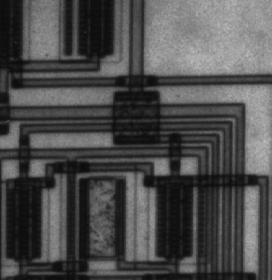
#> input picture Lab_Edge_Detection/circuit.tif, 272 x 280 px
$ jupyter execute Lab_Edge_Detection_STD.ipynb   (shell and % lines are left out)
#> lines starting #> are read from the running program, lines starting #| are printed output that depends on the picture; after the words box and inside, x2 and y2 are one past the last pixel; in counts of white or black regions, pixels touching at a corner belong together
### Lab_Edge_Detection/commonfunctions.py


import skimage.io as io
import matplotlib.pyplot as plt
import numpy as np
from skimage.exposure import histogram
from matplotlib.pyplot import bar
from skimage.color import rgb2gray,rgb2hsv

# Convolution:
from scipy.signal import convolve2d
from scipy import fftpack
import math

from skimage.util import random_noise
from skimage.filters import median
from skimage.feature import canny


# Edges
from skimage.filters import sobel_h, sobel, sobel_v,roberts, prewitt

# Show the figures / plots inside the notebook
def show_images(images,titles=None):
    #This function is used to show image(s) with titles by sending an array of images and an array of associated titles.
    # images[0] will be drawn with the title titles[0] if exists
    # You aren't required to understand this function, use it as-is.
    n_ims = len(images)
    if titles is None: titles = ['(%d)' % i for i in range(1,n_ims + 1)]
    fig = plt.figure()
    n = 1
    for image,title in zip(images,titles):
        a = fig.add_subplot(1,n_ims,n)
        if image.ndim == 2:
            plt.gray()
        plt.imshow(image)
        a.set_title(title)
        n += 1
    fig.set_size_inches(np.array(fig.get_size_inches()) * n_ims)
    plt.show()


# [6 lines left out: function showHist, not called in this run]

### Lab_Edge_Detection/Lab_Edge_Detection_STD.ipynb
# Lab 4 - part2
### Edge Detection

https://github.com/scikit-image/scikit-image/blob/master/skimage/filters/edges.py

http://scikit-image.org/docs/0.11.x/auto_examples/plot_edge_filter.html

http://scikit-image.org/docs/dev/auto_examples/edges/plot_canny.html

[cell 1]
from commonfunctions import *

[cell 2]
'''
1. Built-in Sobel, Prewill, Roberts, Canny
2. Custom Sobel (V-H-Both)
3. Custom LoG
'''
import numpy as np
import matplotlib.pyplot as plt
from skimage.data import camera
from skimage.filters import roberts, sobel,sobel_h,sobel_v, scharr, prewitt
from skimage import feature
import skimage

from scipy.signal import convolve2d

[cell 3]
# 1. Built-in Sobel, Prewill, Roberts, Canny
image = io.imread('circuit.tif')
#> image is the input picture: shape (280, 272); min 12, max 191, mean 76.3
edge_roberts = roberts(image)
edge_sobel = sobel(image)
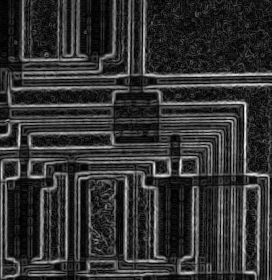
#> edge_sobel: shape (280, 272) float64; min 0, max 0.225, mean 0.0447; drawn with min black and max white
edge_sobel_v = sobel_v(image)
edge_sobel_h = sobel_h(image)
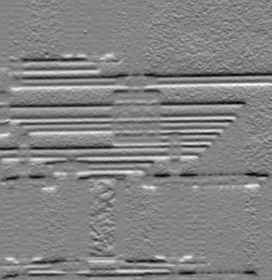
#> edge_sobel_h: shape (280, 272) float64; min -0.287, max 0.268, mean -0.00183; drawn with min black and max white
edgesCannySigma1 = feature.canny(image,high_threshold=200,low_threshold=30)
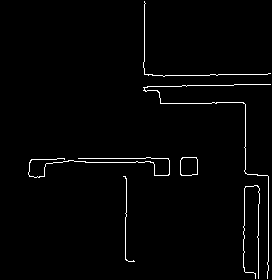
#> edgesCannySigma1: shape (280, 272) bool; 1.8% white in thin lines or dots, all inside (x1, y1, x2, y2) = (28, 1, 271, 279)
edgesCannySigma1_1 = feature.canny(image,high_threshold=100,low_threshold=10)
#> edgesCannySigma1_1: shape (280, 272) bool; 9.2% white in thin lines or dots
edgesCannySigma3 = feature.canny(image, sigma=3,high_threshold=200,low_threshold=50)
#> edgesCannySigma3: shape (280, 272) bool; every value is 0
edgesCannySigma3_3 = feature.canny(image, sigma=3,high_threshold=100,low_threshold=10)
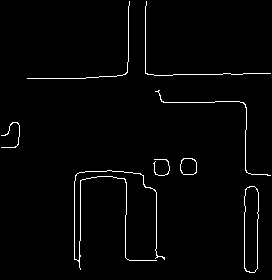
#> edgesCannySigma3_3: shape (280, 272) bool; 1.9% white in thin lines or dots

show_images([image, edge_roberts, edge_sobel,edge_sobel_h,edge_sobel_v], ['Original', 'Roberts', 'Sobel',"edge_sobel_h","edge_sobel_v"])
#> in show_images, `n_ims = len(images)`: n_ims = 5
#> the loop in show_images, `for image,title in zip(images,titles):` made 5 passes
#> title on passes 1 to 5: 'Original', 'Roberts', 'Sobel', 'edge_sobel_h', 'edge_sobel_v'
#> after the loop in show_images, `for image,title in zip(images,titles):`: n = 6

[cell 4]
show_images([image, edgesCannySigma1, edgesCannySigma3,edgesCannySigma1_1, edgesCannySigma3_3], ['Original', "CannyEdgesSigma1", "CannyEdgesSigma3","CannyEdgesSigma1_1", "CannyEdgesSigma3_3"])
#> the loop in show_images (call 2), `for image,title in zip(images,titles):` made 5 passes

[cell 5]
# 2. Custom Sobel (V-H-Both)
image = io.imread('circuit.tif')
hx = np.array([[-1,0,1],
               [-2,0,2],
               [-1,0,1]])
hy = np.array([[-1,-2,-1],
               [0,0,0],
               [1,2,1]])
edgeX = convolve2d(image,hx)
edgeY = convolve2d(image,hy)
edgeXY = np.sqrt(edgeX**2 + edgeY**2)
THRD = 100
edgeXY_THRD = np.copy(edgeXY)
edgeXY_THRD[edgeXY<THRD] = 0
edgeXY_THRD[edgeXY>THRD+100] = 255
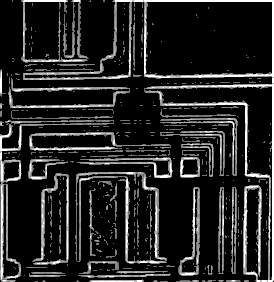
#> edgeXY_THRD: shape (282, 274) float64; min 0, max 255, mean 36.9
show_images([image,edgeX,edgeY,edgeXY,edgeXY_THRD],['image','edgeX','edgeY','edgeXY','edgeXY_THRD'])

[cell 6]
# 3. Custom LoG
F1 = np.array([[-1,-1,-1],
               [-1,8,-1],
               [-1,-1,-1]])
F2 = np.array([[0,1,0],[1,-4,1],[0,1,0]])
gimage3 = skimage.filters.gaussian(image,sigma=2)*255
edgef1 = convolve2d(image,F1)
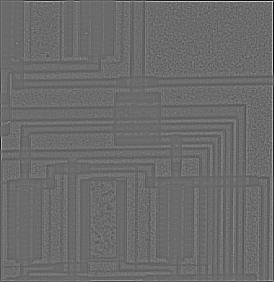
#> edgef1: shape (282, 274) int64; min -510, max 697, mean 0; drawn with min black and max white
edgef2 = convolve2d(image,F2)
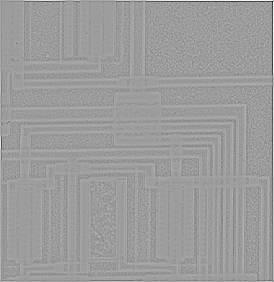
#> edgef2: shape (282, 274) int64; min -273, max 172, mean 0; drawn with min black and max white

THRD = 20
edgef1_THRD = np.copy(edgef1)
edgef1_THRD[edgef1<THRD+10] = 0
edgef1_THRD[edgef1>THRD+180] = 255
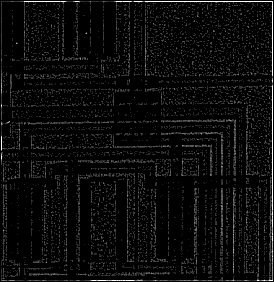
#> edgef1_THRD: shape (282, 274) int64; min 0, max 255, mean 11.6

edgef2_THRD = np.copy(edgef2)
edgef2_THRD[edgef2<THRD-20] = 0
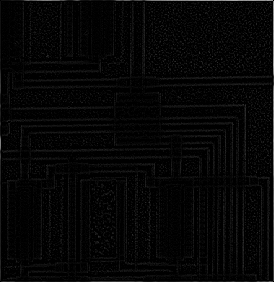
#> edgef2_THRD: shape (282, 274) int64; min 0, max 172, mean 5.9
edgef2_THRD[edgef2>THRD+210] = 255

show_images([image,edgef1,edgef2],['image','edgef1','edgef2'])
show_images([gimage3,edgef1_THRD,edgef2_THRD],['gausImg','edgef1_THRD','edgef2_THRD'])

[cell 7]
'''
Optional
1-Make edge detection
2-Multiply by factor < 1
3-Subtract (Orginal Image) - (Edge Detection Image)
'''
loG = np.copy(edgef2_THRD)
loG = loG*0.9

show_images([image,loG,np.subtract(image,loG[:image.shape[0],:image.shape[1]])],['original','loG','subtracted'])
#> the loop in show_images (call 6), `for image,title in zip(images,titles):` made 3 passes
#> after the loop in show_images (call 6), `for image,title in zip(images,titles):`: n = 4
#> in show_images (call 6), `plt.show()`:
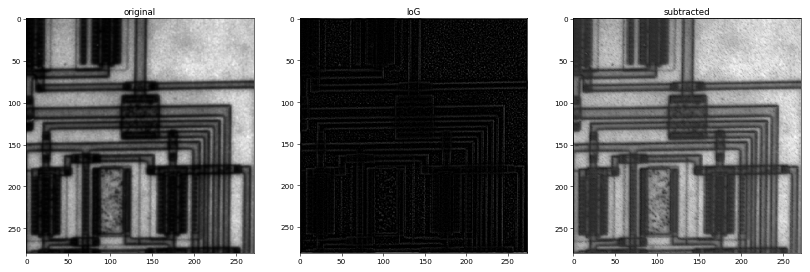
#> figure drawn by matplotlib, 3 panels
